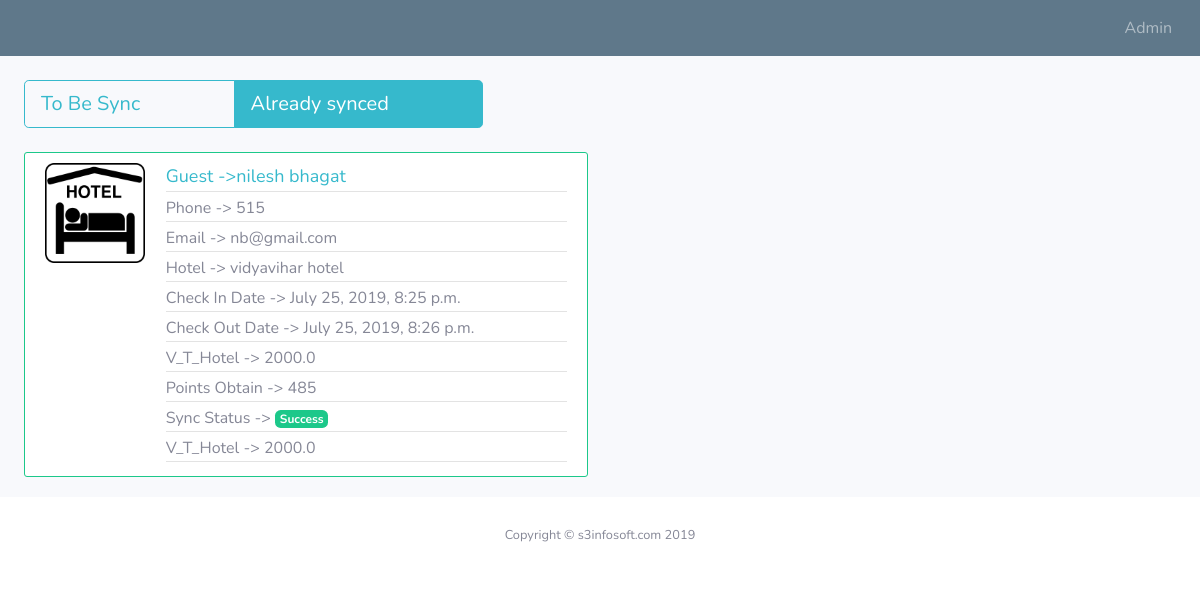
The app's page /already_synced/ (signed in), older data.
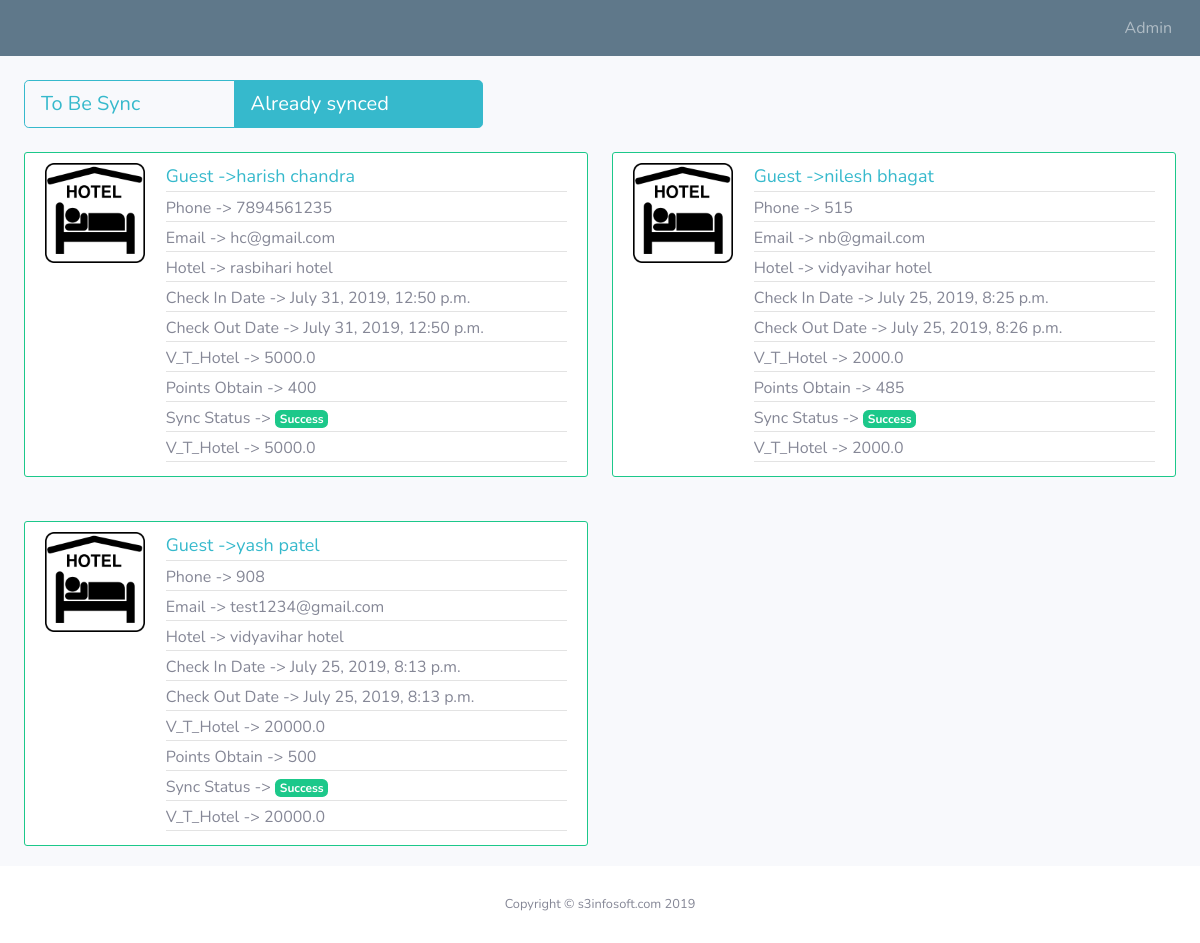
The same page, newer data.
### payment_tracker_app/models.py (models this page shows, shortened)
class Reservations(models.Model):
	guest=models.ForeignKey(Guest,on_delete=models.PROTECT)
	hotel=models.ForeignKey(Hotel,on_delete=models.PROTECT,null=True)
	payment=models.ForeignKey(Payment,on_delete=models.PROTECT)
	points_obtain=models.IntegerField()
	check_in=models.DateTimeField()
	check_out=models.DateTimeField()
	room_allocation_data=models.ManyToManyField(RoomAllocation)
	reference_number=models.CharField(max_length=1000, blank=True,unique=True,default=uuid.uuid4)
	v_t_hotel=models.FloatField(max_length=30)#(by this reservation only)
	date=models.CharField(max_length=50,default=timezone.now)
	sync=models.BooleanField(default=False)
	unique_id=models.CharField(max_length=1000, blank=True,null=True, unique=True, default=uuid.uuid4)

class Hotel(models.Model):
	name=models.CharField(max_length=50)
	image=models.ImageField(default='hotel.png')
	address=models.TextField()
	contact_p_name=models.CharField(max_length=50)
	contact_p_email=models.EmailField(max_length=30,blank=True)
	contact_p_phone=models.CharField(max_length=12)
	reward_ratio=models.FloatField(max_length=30)
	unique_id=models.CharField(max_length=1000, blank=True,null=True, unique=True, default=uuid.uuid4)

class Guest(models.Model):
	first_name=models.CharField(max_length=50)
	last_name=models.CharField(max_length=50)
	phone= models.CharField(max_length=12,blank=True,null=True)
	email=models.EmailField(max_length=30,blank=True)
	address=models.TextField(blank=True,null=True)
	unique_id=models.CharField(max_length=1000, blank=True,null=True, default=uuid.uuid4)

### payment_tracker_app/views.py (the view)
# urls.py: path("already_synced/", views.AlreadySyncedListView.as_view(), name="already_synced"),
class AlreadySyncedListView(LoginRequiredMixin,ListView):
    model = Reservations
    template_name = 'synced.html'
    context_object_name = 'reservations'
    def get_queryset(self):
      r_objs=Reservations.objects.filter(sync=True)#.order_by('-date')
      if len(r_objs)!=0:
        return r_objs[::-1]
      else:
        return [0]

### templates/synced.html (shortened to what this page needs)
{% extends "base.html" %}
{% load static %}
{% block extra_css %}
  <link href="{% static 'css/earn_spend_history.css' %}" rel="stylesheet" type="text/css">
  {% endblock extra_css %}
{% block content %}
<div class="btn-group btn-group-lg">
  <a href="{% url 'index' %}" class="btn btn-outline-info">To Be Sync &nbsp;
  &nbsp;&nbsp;&nbsp;&nbsp;&nbsp;&nbsp;&nbsp;&nbsp;&nbsp;&nbsp;&nbsp;&nbsp;</a>
  <a href="{% url 'already_synced' %}" class="btn btn-outline-info active">Already synced&nbsp;&nbsp;&nbsp;&nbsp;&nbsp;&nbsp;&nbsp;&nbsp;&nbsp;&nbsp;&nbsp;&nbsp;&nbsp;&nbsp;&nbsp;</a>
</div>
<div class="row">
{% for reservation in reservations %}
    {% if reservation < 1 %}
                <h2> No any Synced Record </h2>
      {% else%}
        <div class="col-sm-6" >
          <br>
              <article class="media content-section border border-success">
                <img class="rounded" src="{{reservation.hotel.image.url}}" width="100" height="100">
                <div class="media-body">
                  <div class="article-metadata">
                    <font size="4"><spam class="text-info" >Guest ->{{reservation.guest.first_name}} {{reservation.guest.last_name}}</spam></font>
                  </div>
                  <div class="article-metadata">
                     Phone -> {{reservation.guest.phone}}
                  </div>
                  <div class="article-metadata">
                     Email -> {{reservation.guest.email}}
                  </div>
                  <div class="article-metadata">
                     Hotel -> {{reservation.hotel.name}}
                  </div>
                  <div class="article-metadata">
                     Check In Date -> {{reservation.check_in}}
                  </div>
                  <div class="article-metadata">
                     Check Out Date -> {{reservation.check_out}}
                  </div>
                  <div class="article-metadata">
                    V_T_Hotel -> {{reservation.v_t_hotel}}
                  </div>
                  <div class="article-metadata">
                     Points Obtain -> {{reservation.points_obtain}}
                  </div>
                  <div class="article-metadata">
                       Sync Status ->
                       <span class="badge badge-success">Success</span>
                  </div>
                   <div class="article-metadata">
                    V_T_Hotel -> {{reservation.v_t_hotel}}
                  </div>
                </div>
              </article>
          </div>
       {% endif %}
{% endfor %}
</div>
{% endblock content %}

### templates/base.html (shortened to what this page needs)
{% load static %}
<!DOCTYPE html>
<html lang="en">
<head>
  <link href="{% static 'vendor/fontawesome-free/css/all.min.css' %}" rel="stylesheet" type="text/css">
  <link href="{% static 'css/sb-admin-2.min.css' %}" rel="stylesheet">
  <link href="{% static 'css/mycss.css' %}" rel="stylesheet" type="text/css">
  {% block extra_css %}
  {% endblock extra_css %}
</head>
<body>
  {% block body %}
      <div id="wrapper">
              <div id="content-wrapper" class="d-flex flex-column">
                    <div id="content">
        {% include "snippets/navbar.html" %}
                              <div class="container-fluid">
                                {% block content %}
                                {% endblock content %}
                              </div>
                     </div>
                {% block footer %}
                  {% include "snippets/footer.html" %}
                {% endblock footer %}
              </div>
       </div>
  {% endblock body %}
</body>
</html>

### templates/snippets/navbar.html (shortened to what this page needs)
        <nav class="navbar navbar-expand navbar-dark bg-steel mb-4 ">
          <ul class="navbar-nav ml-auto">
             <li class="nav-item dropdown no-arrow mx-1">
              <div>
               <a class="nav-item nav-link" href="{%url 'myadmin' %}">Admin</a>
                 </div>
            </li>
          </ul>
        </nav>

### templates/snippets/footer.html
<footer class="sticky-footer bg-white">
  <div class="container my-auto">
    <div class="copyright text-center my-auto">
      <span>Copyright &copy; s3infosoft.com 2019</span>
    </div>
  </div>
</footer>

### static/css/mycss.css (style rules this page uses)
.content-section { background: #ffffff; border: 2px solid red; border-color: #CFC90D; border-radius: 3px; margin-bottom: 20px; }
a { cursor: pointer; text-decoration: none; }

### static/css/earn_spend_history.css (style rules this page uses)
.bg-steel { background-color: #5f788a; }
.content-section { background: #ffffff; padding: 10px 20px; border: 1px solid #dddddd; border-radius: 3px; margin-bottom: 20px; }
.article-metadata { padding-bottom: 1px; margin-bottom: 4px; border-bottom: 1px solid #e3e3e3 }

Row changes from the older to the newer data that the page shows:
added Reservations: hotel.image (picture), guest.first_name "harish", guest.last_name "chandra", guest.phone "7894561235", guest.email "hc@gmail.com", hotel.name "rasbihari hotel", check_in "July 31, 2019, 12:50 p.m.", check_out "July 31, 2019, 12:50 p.m.", v_t_hotel "5000.0", points_obtain "400"
now on this page (row edited): Reservations: hotel.image (picture), guest.first_name "yash", guest.last_name "patel", guest.phone "908", guest.email "test1234@gmail.com", hotel.name "vidyavihar hotel", check_in "July 25, 2019, 8:13 p.m.", check_out "July 25, 2019, 8:13 p.m.", v_t_hotel "20000.0", points_obtain "500"
